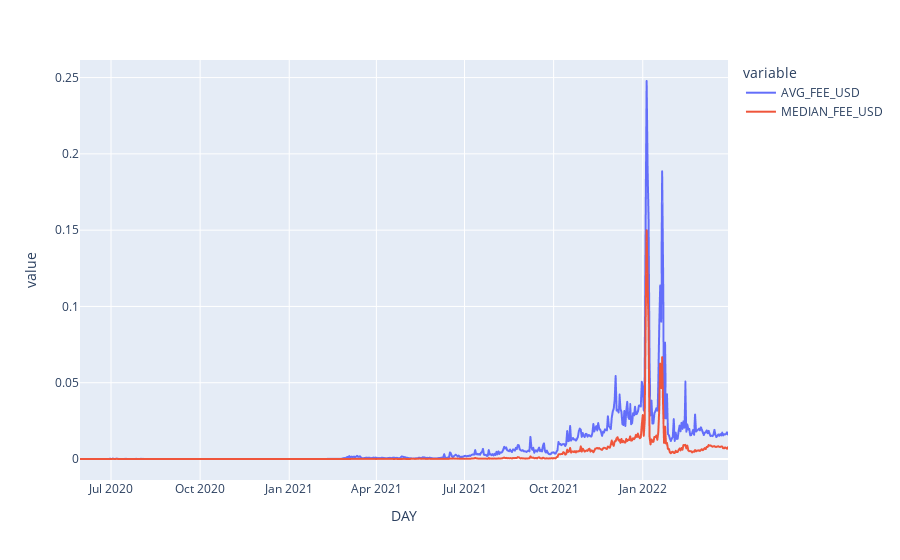

Source (notebook cell):
### Code cell
fig = px.line(
    df, 
    x = "DAY",
    y = ["AVG_FEE_USD","MEDIAN_FEE_USD"]
)
fig.show()

### Figure 1 — Plotly figure (JSON) as saved in the notebook; plotly's stock layout.template omitted (floating-point values rounded to 4 significant figures; data arrays with more than 128 entries replaced by an {"elided": "..."} marker saying what was removed)
{"data": [{"hovertemplate": "variable=AVG_FEE_USD<br>DAY=%{x}<br>value=%{y}<extra></extra>", "legendgroup": "AVG_FEE_USD", "line": {"color": "#636efa", "dash": "solid"}, "marker": {"symbol": "circle"}, "mode": "lines", "name": "AVG_FEE_USD", "showlegend": true, "type": "scattergl", "x": {"elided": "652 str values"}, "xaxis": "x", "y": {"elided": "652 float values"}, "yaxis": "y"}, {"hovertemplate": "variable=MEDIAN_FEE_USD<br>DAY=%{x}<br>value=%{y}<extra></extra>", "legendgroup": "MEDIAN_FEE_USD", "line": {"color": "#EF553B", "dash": "solid"}, "marker": {"symbol": "circle"}, "mode": "lines", "name": "MEDIAN_FEE_USD", "showlegend": true, "type": "scattergl", "x": {"elided": "652 str values"}, "xaxis": "x", "y": {"elided": "652 float values"}, "yaxis": "y"}], "layout": {"autosize": true, "legend": {"title": {"text": "variable"}, "tracegroupgap": 0}, "margin": {"t": 60}, "xaxis": {"anchor": "y", "autorange": true, "domain": [0, 1], "range": ["2020-05-30", "2022-03-30"], "title": {"text": "DAY"}, "type": "date"}, "yaxis": {"anchor": "x", "autorange": true, "domain": [0, 1], "range": [-0.01376, 0.2615], "title": {"text": "value"}, "type": "linear"}}}
